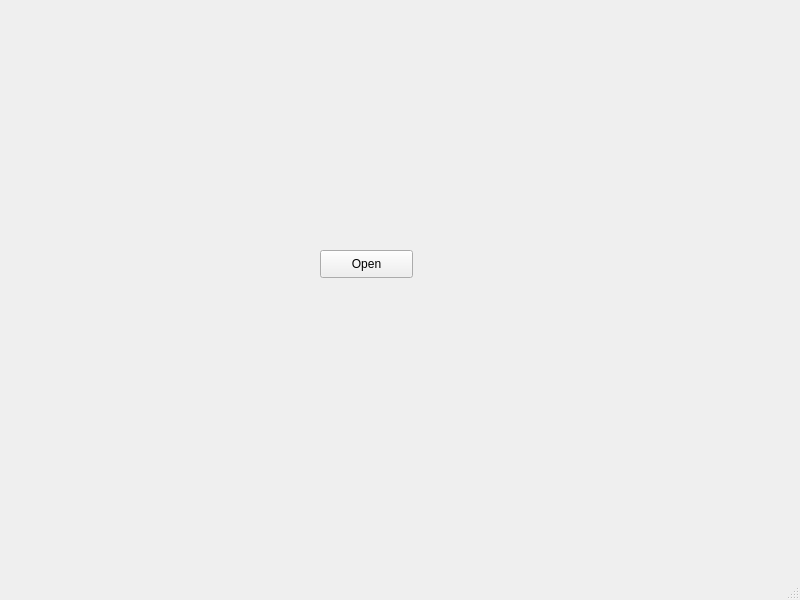
<?xml version="1.0" encoding="UTF-8"?>
<ui version="4.0">
 <class>MainWindow</class>
 <widget class="QMainWindow" name="MainWindow">
  <property name="geometry">
   <rect>
    <x>0</x>
    <y>0</y>
    <width>800</width>
    <height>600</height>
   </rect>
  </property>
  <property name="windowTitle">
   <string>MainWindow</string>
  </property>
  <widget class="QWidget" name="centralwidget">
   <widget class="QPushButton" name="pushButton">
    <property name="geometry">
     <rect>
      <x>320</x>
      <y>250</y>
      <width>93</width>
      <height>28</height>
     </rect>
    </property>
    <property name="text">
     <string>Open</string>
    </property>
   </widget>
  </widget>
  <widget class="QMenuBar" name="menubar">
   <property name="geometry">
    <rect>
     <x>0</x>
     <y>0</y>
     <width>800</width>
     <height>26</height>
    </rect>
   </property>
  </widget>
  <widget class="QStatusBar" name="statusbar"/>
 </widget>
 <resources/>
 <connections/>
</ui>
